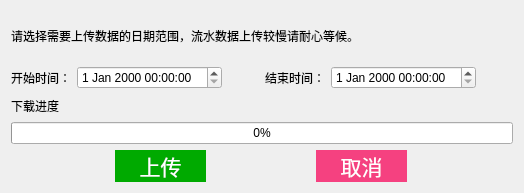
<?xml version="1.0" encoding="UTF-8"?>
<ui version="4.0">
 <class>w_sys_manage_cloudsync_flowdataup</class>
 <widget class="QDialog" name="w_sys_manage_cloudsync_flowdataup">
  <property name="geometry">
   <rect>
    <x>0</x>
    <y>0</y>
    <width>524</width>
    <height>193</height>
   </rect>
  </property>
  <property name="windowTitle">
   <string>Dialog</string>
  </property>
  <layout class="QVBoxLayout" name="verticalLayout_2">
   <item>
    <widget class="QLabel" name="label_info">
     <property name="text">
      <string>请选择需要上传数据的日期范围，流水数据上传较慢请耐心等候。</string>
     </property>
    </widget>
   </item>
   <item>
    <layout class="QHBoxLayout" name="horizontalLayout">
     <item>
      <widget class="QLabel" name="label_datebegin">
       <property name="text">
        <string>开始时间：</string>
       </property>
      </widget>
     </item>
     <item>
      <widget class="lds_datetimeEdit" name="dateTimeEdit_begin"/>
     </item>
     <item>
      <spacer name="horizontalSpacer">
       <property name="orientation">
        <enum>Qt::Horizontal</enum>
       </property>
       <property name="sizeHint" stdset="0">
        <size>
         <width>40</width>
         <height>20</height>
        </size>
       </property>
      </spacer>
     </item>
     <item>
      <widget class="QLabel" name="label_dateend">
       <property name="text">
        <string>结束时间：</string>
       </property>
      </widget>
     </item>
     <item>
      <widget class="lds_datetimeEdit" name="dateTimeEdit_end"/>
     </item>
     <item>
      <spacer name="horizontalSpacer_2">
       <property name="orientation">
        <enum>Qt::Horizontal</enum>
       </property>
       <property name="sizeHint" stdset="0">
        <size>
         <width>40</width>
         <height>20</height>
        </size>
       </property>
      </spacer>
     </item>
    </layout>
   </item>
   <item>
    <layout class="QVBoxLayout" name="verticalLayout">
     <item>
      <widget class="QLabel" name="label">
       <property name="text">
        <string>下载进度</string>
       </property>
      </widget>
     </item>
     <item>
      <widget class="QProgressBar" name="progressBar">
       <property name="value">
        <number>0</number>
       </property>
      </widget>
     </item>
    </layout>
   </item>
   <item>
    <layout class="QHBoxLayout" name="horizontalLayout_2">
     <item>
      <widget class="QPushButton" name="pushButton_up">
       <property name="sizePolicy">
        <sizepolicy hsizetype="Fixed" vsizetype="Fixed">
         <horstretch>0</horstretch>
         <verstretch>0</verstretch>
        </sizepolicy>
       </property>
       <property name="minimumSize">
        <size>
         <width>91</width>
         <height>30</height>
        </size>
       </property>
       <property name="focusPolicy">
        <enum>Qt::NoFocus</enum>
       </property>
       <property name="styleSheet">
        <string notr="true">QPushButton{
font: 16pt ;
background-color: rgb(0, 170, 0);
color:white;
border-radius:0px;
}
QPushButton:pressed {
    background-color:rgb(85, 255, 127);
   color:#D3D3D3;
 }
QPushButton:disabled{
background-color: gray;
}</string>
       </property>
       <property name="text">
        <string>上传</string>
       </property>
      </widget>
     </item>
     <item>
      <widget class="QPushButton" name="pushButton_cancel">
       <property name="sizePolicy">
        <sizepolicy hsizetype="Fixed" vsizetype="Fixed">
         <horstretch>0</horstretch>
         <verstretch>0</verstretch>
        </sizepolicy>
       </property>
       <property name="minimumSize">
        <size>
         <width>91</width>
         <height>30</height>
        </size>
       </property>
       <property name="focusPolicy">
        <enum>Qt::NoFocus</enum>
       </property>
       <property name="styleSheet">
        <string notr="true">QPushButton{
font: 16pt ;
background-color:#F54180;
color:white;
border-radius:0px;
}
QPushButton:pressed {
    background-color:#BC356C;
   color:#D3D3D3;
 }
</string>
       </property>
       <property name="text">
        <string>取消</string>
       </property>
      </widget>
     </item>
    </layout>
   </item>
  </layout>
 </widget>
 <customwidgets>
  <customwidget>
   <class>lds_datetimeEdit</class>
   <extends>QDateTimeEdit</extends>
   <header>lds_datetimeedit.h</header>
  </customwidget>
 </customwidgets>
 <resources/>
 <connections/>
</ui>
